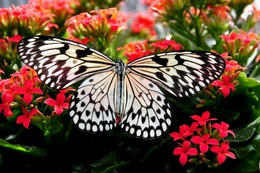
%> input picture Lab_06/butterfly.jpeg, 260 x 173 px, shrunk from 4288 x 2848 before the run
$ octave color_image_processing.m   (GNU Octave 9; MATLAB toolbox functions it lacks are replaced by stand-ins)
%> lines starting %> are read from the running program, lines starting %| are printed output that depends on the picture; in (x1, y1, x2, y2) boxes, pixels count from 0 and x2, y2 are one past the last pixel; in counts of white or black regions, pixels touching at a corner belong together; the program's own positions count from 1
clc;
clear;
close all;
%% Load Image
img = imread('butterfly.jpeg');
%> img is the input picture: size 173x260x3 uint8; mean R, G, B 104.3, 73.9, 55.7
img = double(img)/255;
%> img: size 173x260x3 double
img = img(1:4:end,1:4:end,:);
%> img: size 44x65x3 double
[rows,cols,~] = size(img);
%> rows = 44; cols = 65
results = {};
titles = {};

% RGB → HSV

function hsv = rgb_to_hsv_manual(rgb)
[r,c,~] = size(rgb);
%> r = 44; c = 65
hsv = zeros(r,c,3);
for i=1:r
for j=1:c
R = rgb(i,j,1);
G = rgb(i,j,2);
B = rgb(i,j,3);
maxv = max([R G B]);
minv = min([R G B]);
d = maxv-minv;
if d==0
H=0;
elseif maxv==R
H=mod((G-B)/d,6);
elseif maxv==G
H=((B-R)/d)+2;
else
H=((R-G)/d)+4;
end
H=H/6;
if maxv==0
S=0;
else
S=d/maxv;
end
V=maxv;
hsv(i,j,:)=[H S V];
end
end
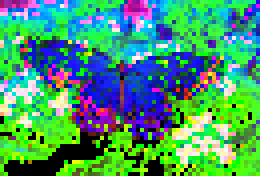
%> hsv: size 44x65x3 double (shown 4 times larger); mean R, G, B 0.275, 0.594, 0.426
%> after the loop, H = 0.333; S = 1
end

% HSV → RGB

function rgb = hsv_to_rgb_manual(hsv)
[r,c,~]=size(hsv);
rgb=zeros(r,c,3);
for i=1:r
for j=1:c
H=hsv(i,j,1)*6;
S=hsv(i,j,2);
V=hsv(i,j,3);
C=V*S;
X=C*(1-abs(mod(H,2)-1));
m=V-C;
if H<1
rp=C;gp=X;bp=0;
elseif H<2
rp=X;gp=C;bp=0;
elseif H<3
rp=0;gp=C;bp=X;
elseif H<4
rp=0;gp=X;bp=C;
elseif H<5
rp=X;gp=0;bp=C;
else
rp=C;gp=0;bp=X;
end
rgb(i,j,:)=[rp+m gp+m bp+m];
end
end
end

% 1. Negative Transformation
% Color Space: RGB
% Reason: invert pixel intensity

neg = 1 - img;
results{end+1} = neg;
titles{end+1} = 'Negative';

% 2. Log Transformation
% Color Space: HSV
% Reason: compress high intensities

hsv = rgb_to_hsv_manual(img);
V = hsv(:,:,3);
V_original = V;
Vindex = floor(V_original * 255) + 1;
Vlog = log(1+V);
Vlog = Vlog/max(Vlog(:));
hsv(:,:,3)=Vlog;
log_img = hsv_to_rgb_manual(hsv);
%> after the loop in hsv_to_rgb_manual, `for i=1:r`: bp = 0; gp = 0.00565; rp = 0
results{end+1}=log_img;
titles{end+1}='Log';

% 3. Gamma Transformation
% Color Space: HSV

gamma = 0.5;
V = V_original.^gamma;
hsv(:,:,3)=V;
gamma_img = hsv_to_rgb_manual(hsv);
results{end+1}=gamma_img;
titles{end+1}='Gamma';

% 4. Contrast Stretching

rmin = min(V(:));
%> rmin = 0
rmax = max(V(:));
%> rmax = 1
Vcs = (V - rmin) / (rmax - rmin);
hsv(:,:,3)=Vcs;
contrast_img = hsv_to_rgb_manual(hsv);
results{end+1}=contrast_img;
titles{end+1}='Contrast Stretch';

% 5. Thresholding

T = mean(V(:));
%> T = 0.564
th = V >= T;
%> th: size 44x65 logical; 52.3% white; 41 black regions (38 under 20 px), largest, box (x1, y1, x2, y2) and area: (0, 0, 65, 44) 1117, (0, 5, 18, 20) 94, (19, 8, 27, 16) 24
results{end+1}=th;
titles{end+1}='Threshold';

% 6. Intensity Level Slicing

A=0.4;
B=0.7;
slice = V;
for i=1:rows
   for j=1:cols
       if V(i,j)>=A && V(i,j)<=B
           slice(i,j) = 1;
       else
           slice(i,j) = V(i,j);
       end
   end
end
hsv(:,:,3)=slice;
slice_img = hsv_to_rgb_manual(hsv);
results{end+1}=slice_img;
titles{end+1}='Intensity Slice';

% 7. Bit Plane Slicing

img8 = uint8(img*255);
bit_plane=zeros(rows,cols);
for i=1:rows
for j=1:cols
bit_plane(i,j)=bitget(img8(i,j,1),7);
end
end
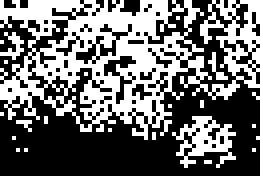
%> bit_plane: size 44x65 double (shown 4 times larger); values 0 (black) and 1 (white), 42% white in thin lines or dots
results{end+1}=bit_plane;
titles{end+1}='Bit Plane';

% 8. Histogram Computation

hist = zeros(256,1);
for i = 1:rows
for j = 1:cols
idx = Vindex(i,j);
hist(idx) = hist(idx) + 1;
end
end
%> after the loop, hist = 256 values, max 175 at index 1, min 1 at index 94, mean 11.17
% Normalizing histogram
hist_norm = hist / max(hist);
%> hist_norm = 256 values, max 1 at index 1, min 0.00571 at index 94, mean 0.0638
% Converting histogram into an image
hist_img = zeros(200,256);
for k = 1:256
height = round(hist_norm(k)*200);
for h = 200-height+1 : 200
hist_img(h,k) = 1;
end
end
%> this loop made 256 passes
%> height on passes 1 to 3: 200, 114, 90
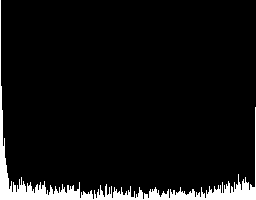
%> hist_img: size 200x256 double; values 0 (black) and 1 (white), 6.4% white; 1 white region, box (x1, y1, x2, y2) and area: (0, 0, 256, 200) 3267
% Resizing to match image display size
hist_img = imresize(hist_img,[rows cols]);
%> hist_img: size 44x65 double
results{end+1} = hist_img;
titles{end+1} = 'Histogram';

% 9. Histogram Equalization

pdf=hist/(rows*cols);
%> pdf = 256 values, max 0.0612 at index 1, min 0.00035 at index 94, mean 0.00391
cdf=zeros(256,1);
cdf(1)=pdf(1);
for k=2:256
cdf(k)=cdf(k-1)+pdf(k);
end
%> after the loop, cdf = 256 values from 0.0612 to 1
Ve = zeros(rows,cols);
for i=1:rows
   for j=1:cols
       idx = Vindex(i,j);
       if idx > 256
           idx = 256;
       end
       Ve(i,j) = cdf(idx);
   end
end
hsv(:,:,3)=Ve;
hist_eq = hsv_to_rgb_manual(hsv);
results{end+1}=hist_eq;
titles{end+1}='Histogram Equalization';

% 10. Histogram Specification

target=zeros(256,1);
for z=1:256
target(z)=(z^0.4)*exp(-z/50);
end
target=target/sum(target);
cdf_spec=cumsum(target);
map=zeros(256,1);
for r=1:256
[~,idx]=min(abs(cdf(r)-cdf_spec));
map(r)=(idx-1)/255;
end
%> this loop made 256 passes
%> idx on passes 1 to 3: 8, 12, 14
%> after the loop, map = 256 values from 0.0275 to 1
Vs=zeros(rows,cols);
for i=1:rows
for j=1:cols
idx = Vindex(i,j);
Vs(i,j)=map(idx);
end
end
hsv(:,:,3)=Vs;
spec_img=hsv_to_rgb_manual(hsv);
results{end+1}=spec_img;
titles{end+1}='Histogram Spec';

% 11. Gaussian Smoothing

kernel=[1 2 1;2 4 2;1 2 1]/16;
blur=zeros(rows,cols,3);
for k=1:3
for i=2:rows-1
for j=2:cols-1
sumv=0;
for m=-1:1
for n=-1:1
sumv=sumv+img(i+m,j+n,k)*kernel(m+2,n+2);
end
end
blur(i,j,k)=sumv;
end
end
end
results{end+1}=blur;
titles{end+1}='Gaussian Blur';

% 12. Median Filter

med=zeros(rows,cols,3);
for k=1:3
for i=2:rows-1
for j=2:cols-1
vec=zeros(9,1);
t=1;
for m=-1:1
for n=-1:1
vec(t)=img(i+m,j+n,k);
t=t+1;
end
end
vec=sort(vec);
med(i,j,k)=vec(5);
end
end
end
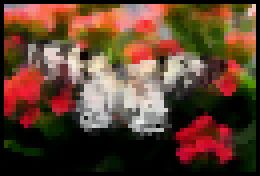
%> med: size 44x65x3 double (shown 4 times larger); mean R, G, B 0.374, 0.257, 0.186
%> after the loop, vec = [0; 0; 0; 0; 0.00784; 0.0118; 0.0157; 0.0431; 0.0471]
results{end+1}=med;
titles{end+1}='Median';

% 13. Laplacian Sharpening
% Color Space: HSV

lap_kernel=[0 1 0;1 -4 1;0 1 0];
lap=zeros(rows,cols);
for i=2:rows-1
for j=2:cols-1
sumv=0;
for m=-1:1
for n=-1:1
sumv=sumv+V(i+m,j+n)*lap_kernel(m+2,n+2);
end
end
lap(i,j)=sumv;
end
end
lap = lap / (max(abs(lap(:))) + 1e-8);
hsv(:,:,3)=lap;
lap_rgb = hsv_to_rgb_manual(hsv);
results{end+1}=lap_rgb;
titles{end+1}='Laplacian';

% 14. Sobel Edge Detection

gx=[-1 0 1;-2 0 2;-1 0 1];
gy=[-1 -2 -1;0 0 0;1 2 1];
sob=zeros(rows,cols);
for i=2:rows-1
for j=2:cols-1
sx=0;
sy=0;
for m=-1:1
for n=-1:1
sx=sx+V(i+m,j+n)*gx(m+2,n+2);
sy=sy+V(i+m,j+n)*gy(m+2,n+2);
end
end
sob(i,j)=abs(sx)+abs(sy);
end
end
sob = sob / (max(sob(:)) + 1e-8);
hsv(:,:,3)=sob;
sob_rgb = hsv_to_rgb_manual(hsv);
%> after the loop in hsv_to_rgb_manual (call 8), `for i=1:r`:
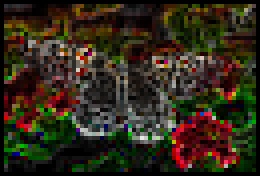
%> rgb: size 44x65x3 double (shown 4 times larger); mean R, G, B 0.197, 0.164, 0.101
results{end+1}=sob_rgb;
titles{end+1}='Sobel';

% 15. GLOBAL HISTOGRAM EQUALIZATION (separate demo)
% Color Space: HSV
% Reason: enhance overall brightness contrast

hsv(:,:,3) = Ve;
global_eq = hsv_to_rgb_manual(hsv);
results{end+1} = global_eq;
titles{end+1} = 'Global Histogram EQ';


% 16. LOCAL HISTOGRAM EQUALIZATION
% Color Space: HSV
% Reason: enhance local contrast

window = 15;
p = floor(window/2);
local_eq = zeros(rows,cols);
for i = 1+p : rows-p
for j = 1+p : cols-p
hist_local = zeros(256,1);
for m = -p:p
for n = -p:p
val = Vindex(i+m,j+n);
hist_local(val) = hist_local(val) + 1;
end
end
cdf_local = cumsum(hist_local)/(window*window);
idx = Vindex(i,j);
local_eq(i,j) = cdf_local(idx);
end
end
%> after the loop, hist_local = 256 values, max 14 at index 2, min 0 at index 10, mean 0.879
% Replacing the V channel
hsv(:,:,3) = local_eq;
% Converting back to RGB
local_eq_rgb = hsv_to_rgb_manual(hsv);
%> after the loop in hsv_to_rgb_manual (call 10), `for i=1:r`:
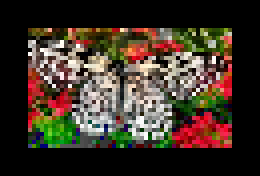
%> rgb: size 44x65x3 double (shown 4 times larger); mean R, G, B 0.248, 0.203, 0.159
%> after the loop in hsv_to_rgb_manual (call 10), `for i=1:r`: gp = 0
results{end+1} = local_eq_rgb;
titles{end+1} = 'Local Histogram EQ';

% 17. LOCAL STATISTICAL ENHANCEMENT
% Color Space: HSV
% Reason: enhance regions with low local contrast

C=22.8;
k0=0;
k1=0.1;
k2=0;
k3=0.1;
mean_global = mean(V(:));
%> mean_global = 0.564
sigma_global = std(V(:));
%> sigma_global = 0.329
stat_img = V;
for i=1+p:rows-p
for j=1+p:cols-p
neigh = V(i-p:i+p,j-p:j+p);
ms = mean(neigh(:));
sig = std(neigh(:));
if (ms>=k0*mean_global && ms<=k1*mean_global) && ...
(sig>=k2*sigma_global && sig<=k3*sigma_global)
stat_img(i,j)=C*V(i,j);
end
end
end
% Normalizing
stat_img = stat_img / max(stat_img(:));
% Replacing V channel
hsv(:,:,3) = stat_img;
% Converting back to RGB
stat_rgb = hsv_to_rgb_manual(hsv);
results{end+1}=stat_rgb;
titles{end+1}='Local Statistical Enhancement';

% 18. LARGE GAUSSIAN BLUR
% Color Space: RGB
% Reason: To simulate blur reduction step

kernel = [1 4 6 4 1;
         4 16 24 16 4;
         6 24 36 24 6;
         4 16 24 16 4;
         1 4 6 4 1];
kernel = kernel/sum(kernel(:));
blur_big = zeros(rows,cols,3);
for k=1:3
for i=3:rows-2
for j=3:cols-2
sumv=0;
for m=-2:2
for n=-2:2
sumv=sumv+img(i+m,j+n,k)*kernel(m+3,n+3);
end
end
blur_big(i,j,k)=sumv;
end
end
end
results{end+1}=blur_big;
titles{end+1}='Large Gaussian Blur';

% 19. UNSHARP MASKING

mask = img - blur_big;
unsharp = img + mask;
results{end+1}=unsharp;
titles{end+1}='Unsharp Mask';

% 20. HIGH BOOST FILTERING

k=4.5;
highboost = img + k*mask;
results{end+1}=highboost;
titles{end+1}='High Boost';

% 21. GRADIENT MAGNITUDE (used in sharpening pipeline)

gx=[-1 0 1;-2 0 2;-1 0 1];
gy=[-1 -2 -1;0 0 0;1 2 1];
grad=zeros(rows,cols);
for i=2:rows-1
for j=2:cols-1
sx=0;
sy=0;
for m=-1:1
for n=-1:1
sx = sx + V_original(i+m,j+n)*gx(m+2,n+2);
sy = sy + V_original(i+m,j+n)*gy(m+2,n+2);
end
end
grad(i,j)=sqrt(sx^2+sy^2);
end
end
grad = grad / (max(grad(:)) + 1e-8);
hsv(:,:,3)=grad;
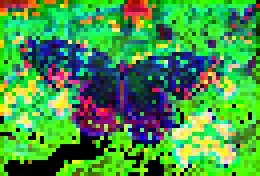
%> hsv: size 44x65x3 double (shown 4 times larger); mean R, G, B 0.275, 0.594, 0.277
grad_rgb = hsv_to_rgb_manual(hsv);
results{end+1}=grad_rgb;
titles{end+1}='Gradient Magnitude';

% 22. SMOOTHED GRADIENT

smooth_grad=zeros(rows,cols);
for i=2:rows-1
for j=2:cols-1
sumv=0;
for m=-1:1
for n=-1:1
sumv=sumv + grad(i+m,j+n);
end
end
smooth_grad(i,j) = sumv/9;
end
end
smooth_grad = smooth_grad / (max(smooth_grad(:)) + 1e-8);
hsv(:,:,3)=smooth_grad;
smooth_grad_rgb = hsv_to_rgb_manual(hsv);
results{end+1}=smooth_grad_rgb;
titles{end+1}='Smoothed Gradient';

% 23. MASK IMAGE

mask_img = abs(lap) .* smooth_grad;
mask_img = mask_img - min(mask_img(:));
mask_img = mask_img / (max(mask_img(:)) + 1e-8);
hsv(:,:,3)=mask_img;
mask_rgb = hsv_to_rgb_manual(hsv);
results{end+1}=mask_rgb;
titles{end+1}='Mask Image';

% 24. FINAL GAMMA ENHANCEMENT

gamma=0.5;
enhanced = V_original + mask_img;
final_img = enhanced.^gamma;
final_img = final_img / (max(final_img(:)) + 1e-8);
hsv(:,:,3)=final_img;
final_rgb = hsv_to_rgb_manual(hsv);
results{end+1}=final_rgb;
titles{end+1}='Final Gamma';

% DISPLAYING RESULTS

n=length(results);
%> n = 24
fig=1;
for i=1:4:n
figure(fig)
for j=0:3
if (i+j)<=n
subplot(2,2,j+1)
imshow(results{i+j},[])
title(titles{i+j})
end
end
fig=fig+1;
end
%> this loop made 6 passes
%> i on passes 2 to 6: 5, 9, 13, 17, 21
